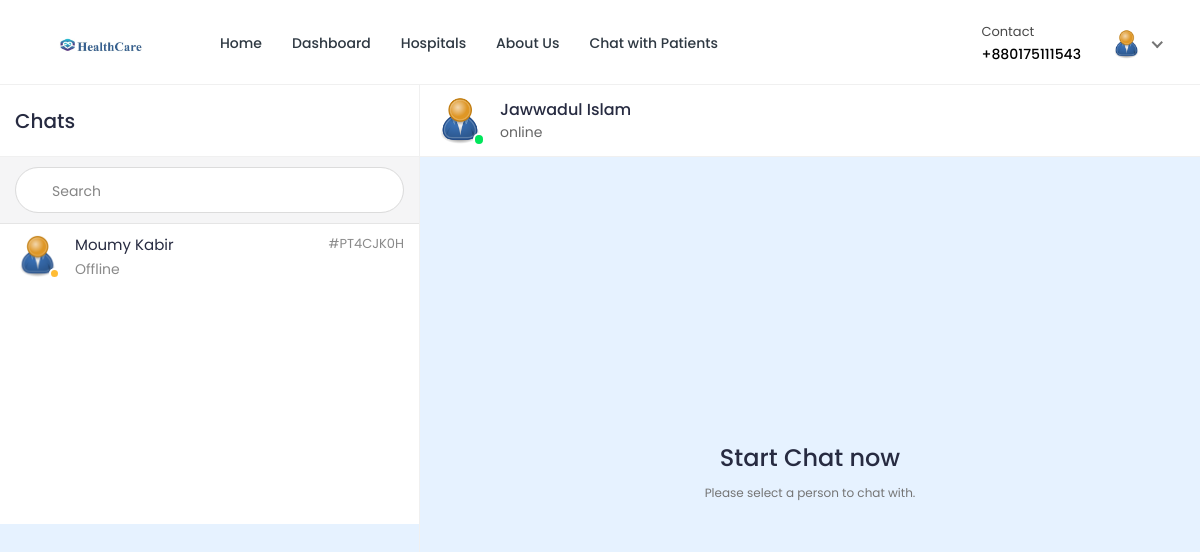
The page /chat/home/3/ (signed in) on the database its author committed.
### doctor/models.py (models this page shows, shortened)
class Doctor_Information(models.Model):
    DOCTOR_TYPE = (
        ('Cardiologists', 'Cardiologists'),
        ('Neurologists', 'Neurologists'),
        ('Pediatricians', 'Pediatricians'),
        ('Physiatrists', 'Physiatrists'),
        ('Dermatologists', 'Dermatologists'),
    )
    doctor_id = models.AutoField(primary_key=True)
    user = models.OneToOneField(User, on_delete=models.CASCADE, null=True, blank=True, related_name='profile')
    name = models.CharField(max_length=200, null=True, blank=True)
    username = models.CharField(max_length=200, null=True, blank=True)
    gender = models.CharField(max_length=200, null=True, blank=True)
    description = models.TextField(max_length=1000, null=True, blank=True)
    department = models.CharField(max_length=200, choices=DOCTOR_TYPE, null=True, blank=True)
    department_name = models.ForeignKey(hospital_department, on_delete=models.SET_NULL, null=True, blank=True)
    specialization = models.ForeignKey(specialization, on_delete=models.SET_NULL, null=True, blank=True)
    featured_image = models.ImageField(upload_to='doctors/', default='doctors/user-default.png', null=True, blank=True)
    certificate_image = models.ImageField(upload_to='doctors_certificate/', default='doctors_certificate/default.png', null=True, blank=True)
    email = models.EmailField(max_length=200, null=True, blank=True)
    phone_number = models.CharField(max_length=200, null=True, blank=True)
    nid = models.CharField(max_length=200, null=True, blank=True)
    visiting_hour = models.CharField(max_length=200, null=True, blank=True)
    consultation_fee = models.IntegerField(null=True, blank=True)
    report_fee = models.IntegerField(null=True, blank=True)
    dob = models.CharField(max_length=200, null=True, blank=True)
    institute = models.CharField(max_length=200, null=True, blank=True)
    degree = models.CharField(max_length=200, null=True, blank=True)
    completion_year = models.CharField(max_length=200, null=True, blank=True)
    work_place = models.CharField(max_length=200, null=True, blank=True)
    designation = models.CharField(max_length=200, null=True, blank=True)
    start_year = models.CharField(max_length=200, null=True, blank=True)
    end_year = models.CharField(max_length=200, null=True, blank=True)
    register_status =  models.CharField(max_length=200, null=True, blank=True)
    hospital_name = models.ForeignKey(Hospital_Information, on_delete=models.SET_NULL, null=True, blank=True)

### hospital/models.py (models this page shows, shortened)
class Patient(models.Model):
    patient_id = models.AutoField(primary_key=True)
    user = models.OneToOneField(User, on_delete=models.CASCADE, null=True, blank=True, related_name='patient')
    name = models.CharField(max_length=200, null=True, blank=True)
    username = models.CharField(max_length=200, null=True, blank=True)
    age = models.IntegerField(null=True, blank=True)
    email = models.EmailField(max_length=200, null=True, blank=True)
    phone_number = models.IntegerField(null=True, blank=True)
    address = models.CharField(max_length=200, null=True, blank=True)
    featured_image = models.ImageField(upload_to='patients/', default='patients/user-default.png', null=True, blank=True)
    blood_group = models.CharField(max_length=200, null=True, blank=True)
    history = models.CharField(max_length=200, null=True, blank=True)
    dob = models.CharField(max_length=200, null=True, blank=True)
    nid = models.CharField(max_length=200, null=True, blank=True)
    serial_number = models.CharField(max_length=200, null=True, blank=True)
    login_status = models.CharField(max_length=200, null=True, blank=True, default="offline")

### ChatApp/views.py (the view, shortened to what this page needs)
# urls.py: path('', views.home, name='chat-home'),
@csrf_exempt
@login_required(login_url='login')
@cache_control(no_cache=True, must_revalidate=True, no_store=True)
def home(request,pk):
    if request.user.is_patient:
            User = get_user_model()
            users = User.objects.all()
            patients = Patient.objects.get(user_id=pk)
            appointments = Appointment.objects.filter(patient=patients).filter(appointment_status='confirmed')
            doctor= Doctor_Information.objects.filter(appointment__in=appointments)
            chats = {}
            if request.method == 'GET' and 'u' in request.GET:
                chats = chatMessages.objects.filter(Q(user_from=request.user.id, user_to=request.GET['u']) | Q(user_from=request.GET['u'], user_to=request.user.id))
                chats = chats.order_by('date_created')
                doc = Doctor_Information.objects.get(user_id=request.GET['u'])
                context = {
                "page":"home",
                "users":users,
                "chats":chats,
                "patient":patients,
                "doctor":doctor,
                "doc":doc,
                "app":appointments,
                "chat_id": int(request.GET['u'] if request.method == 'GET' and 'u' in request.GET else 0)
            }
            elif request.method == 'GET' and 'search' in request.GET:
                query = request.GET.get('search')
                doctor= Doctor_Information.objects.filter(Q(user__first_name__icontains=query) | Q(user__last_name__icontains=query))
                context = {
                "page":"home",
                "users":users,
                "patient":patients,
                "doctor":doctor,
            }
            else:
                context = {
                    "page":"home",
                    "users":users,
                    "chats":chats,
                    "patient":patients,
                    "doctor":doctor,
                    "app":appointments,
                    "chat_id": int(request.GET['u'] if request.method == 'GET' and 'u' in request.GET else 0)
                }
            print(request.GET['u'] if request.method == 'GET' and 'u' in request.GET else 0)
            return render(request,"chat.html",context)
    elif request.user.is_doctor:
            User = get_user_model()
            users = User.objects.all()
            doctor = Doctor_Information.objects.get(user_id=pk)
            appointments = Appointment.objects.filter(doctor=doctor).filter(appointment_status='confirmed')
            patients= Patient.objects.filter(appointment__in=appointments)
            chats = {}
            if request.method == 'GET' and 'u' in request.GET:
                chats = chatMessages.objects.filter(Q(user_from=request.user.id, user_to=request.GET['u']) | Q(user_from=request.GET['u'], user_to=request.user.id))
                chats = chats.order_by('date_created')
                pat = Patient.objects.get(user_id=request.GET['u'])
                context = {
                "page":"home",
                "users":users,
                "chats":chats,
                "patient":patients,
                "doctor":doctor,
                "pat":pat,
                "app":appointments,
                "chat_id": int(request.GET['u'] if request.method == 'GET' and 'u' in request.GET else 0)
            }
            else:
                context = {
                    "page":"home",
                    "users":users,
                    "chats":chats,
                    "patient":patients,
                    "doctor":doctor,
                    "chat_id": int(request.GET['u'] if request.method == 'GET' and 'u' in request.GET else 0)
                }
            print(request.GET['u'] if request.method == 'GET' and 'u' in request.GET else 0)
            return render(request,"chat-doctor.html",context)

### templates/chat-doctor.html (shortened to what this page needs)
{% load static %}
{% load tz%}
<!DOCTYPE html>
<html lang="en">
<head>
		<link rel="stylesheet" href="{% static 'HealthStack-System/css/Normal/bootstrap.min.css' %}">
		<link rel="stylesheet" href="{% static 'HealthStack-System/plugins/Normal/fontawesome/css/fontawesome.min.css' %}">
		<link rel="stylesheet" href="{% static 'HealthStack-System/plugins/Normal/fontawesome/css/all.min.css' %}">
		<link rel="stylesheet" href="{% static 'HealthStack-System/css/Normal/style.css' %}">
		<link rel="stylesheet" href="{% static 'HealthStack-System/plugins/Normal/fancybox/jquery.fancybox.min.css'%}">
	</head>
	<body class="chat-page">
		<div class="main-wrapper">
			<header class="header">{% include 'doctor-navbar.html' %}</header>
			<div class="content">
				<div class="container-fluid">
					<div class="row">
						<div class="col-xl-12">
							<div class="chat-window">
								<div class="chat-cont-left">
									<div class="chat-header">
										<span>Chats</span>
									</div>
									<form class="chat-search" method="GET" action = "{% url 'chat-home' pk=user.id %}">
										<div class="input-group">
											<div class="input-group-prepend">
											</div>
											<input type="text" class="form-control" placeholder="Search" name="search">
										</div>
									</form>
									<div class="chat-users-list">
										<div class="chat-scroll">
										{% for u in patient %} {% if not u.id == 1 and not u.id == user.id %}
											<a href="{% url 'chat-home' pk=user.id %}?u={{u.user.id}}" class="media">
												<div class="media-img-wrap">
													{%if u.user.login_status%}
													<div class="avatar avatar-online">
														<img src="{{ u.featured_image.url }}" alt="User Image" class="avatar-img rounded-circle">
													</div>
													{%else%}
													<div class="avatar avatar-away">
														<img src="{{ u.featured_image.url }}" alt="User Image" class="avatar-img rounded-circle">
													</div>
													{%endif%}
												</div>
												<div class="media-body">
													<div>
														<div class="user-name">{{u.name}}</div>
														<div>
															{%if u.user.login_status%}
															<div class="user-last-chat">Online</div>
															{%else%}
															<div class="user-last-chat">Offline</div>
															{%endif%}
														</div>
													</div>
													<div>
														<div class="last-chat-time block">{{u.serial_number}}</div>
													</div>
												</div>
											</a>
										{%endif%}{% endfor %}
										</div>
									</div>
								</div>
								<div class="chat-cont-right">
									<div class="chat-header">
										<div class="media">
											<div class="media-img-wrap">
												<div class="avatar avatar-online">
													<img src="{{doctor.featured_image.url}}" alt="User Image" class="avatar-img rounded-circle">
												</div>
											</div>
											<div class="media-body">
												<div class="user-name">{{doctor.name}}</div>
												<div class="user-status">online</div>
											</div>
										</div>
									</div>
									{% if not chat_id > 0 %}
										<div class="d-flex flex-column justify-content-center align-items-center" style="height: 650px;">
											<h3>Start Chat now</h3>
											<p><small class="text-muted">Please select a person to chat with.</small></p>
										</div>
									{% endif %}
								</div>
							</div>
						</div>
					</div>
				</div>
			</div>
	</body>
</html>

### templates/doctor-navbar.html (shortened to what this page needs)
{% load static %}
<nav class="navbar navbar-expand-lg header-nav">
  <div class="navbar-header">
    <a href="{% url 'hospital_home'%}" class="navbar-brand logo">
      <img
        src="{% static 'HealthStack-System/images/Normal/logo.jpg' %}"
        class="img-fluid"
        alt="Logo"
      />
    </a>
  </div>
  <div class="main-menu-wrapper">
    <ul class="main-nav">
      <li>
        <a href="{% url 'hospital_home'%}">Home</a>
      </li>
      <li>
        <a href="{% url 'doctor-dashboard'%}">Dashboard</a>
      </li>
      <li><a href="{% url 'multiple-hospital' %}" style="text-decoration: none;">Hospitals</a></li>
      <li>
        <a href="{% url 'about-us'%}">About Us</a>
      </li>
      <li>
        <a href="{% url 'chat-home' pk=user.id %}">Chat with Patients</a>
      </li>
    </ul>
  </div>
  <ul class="nav header-navbar-rht">
    <li class="nav-item contact-item">
      <div class="header-contact-img">
        <i class="far fa-hospital"></i>
      </div>
      <div class="header-contact-detail">
        <p class="contact-header">Contact</p>
        <p class="contact-info-header">+88{{doctor.phone_number}}</p>
      </div>
    </li>
    <li class="nav-item dropdown has-arrow logged-item">
      <a href="#" class="dropdown-toggle nav-link" data-toggle="dropdown">
        <span class="user-img">
          <img
            class="rounded-circle"
            src="{{ doctor.featured_image.url }}"
            width="31"
            alt="Darren Elder"
          />
        </span>
      </a>
    </li>
  </ul>
</nav>

### rows shown on the page
Doctor_Information: phone_number "0175111543", featured_image (picture), name "Jawwadul Islam"
Patient: featured_image (picture), name "Moumy Kabir", shows "Offline", serial_number "#PT4CJK0H"
